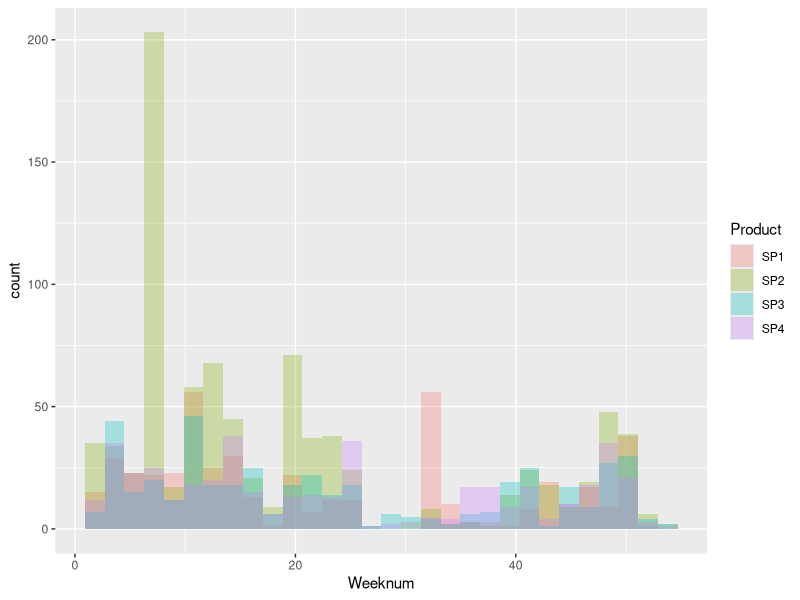

Reproduce this figure in R.
library(readr)

bugs <- read_csv(
  "SLE-Bugs-SP1-4 - Holidays.csv",col_types = cols(
    Opened = col_datetime(format = "%d/%m/%Y %H:%M:%S"),
    Date = col_date(format = "%d/%m/%Y"),
    Christmas = col_factor(levels = c("YES","NO")),
    `Chinese NY` = col_factor(levels = c("YES","NO")),
    Weeknum = col_integer()
  )
)
View(bugs) 

library(ggplot2)

ggplot(bugs, aes(x = Weeknum, fill = Product)) +
  geom_histogram(position = 'identity', alpha = 0.3)


bugs$Product <- as.factor(bugs$Product)

bugs$cnt <- 1

# https://r-coder.com/aggregate-r/

wb <- aggregate( cnt ~ Weeknum  + Product, data = bugs, FUN = length)
wb

